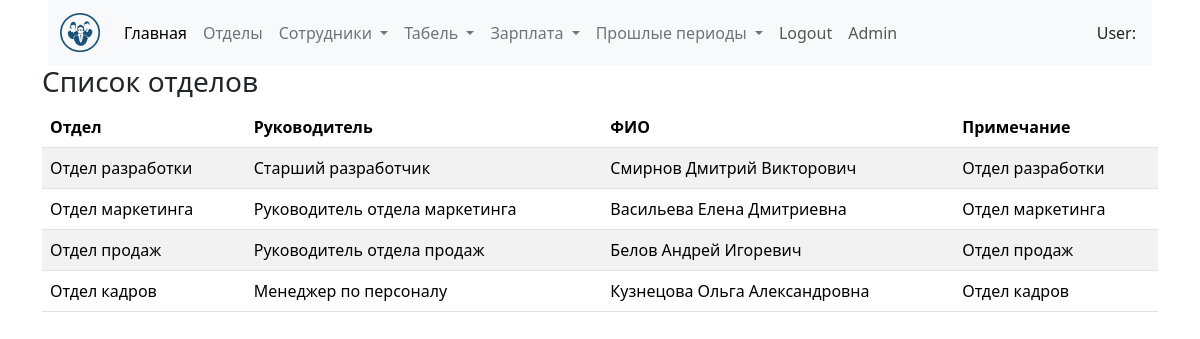
Screenshot of /department-list with the database file from the repository.
### hr_data/models.py (models this page shows, shortened)
class Department(models.Model):
    code = models.CharField(max_length=20, unique=True, verbose_name="Код отдела")
    name = models.CharField(max_length=100, unique=True, verbose_name="Отдел")
    description = models.TextField(null=True, blank=True, default="Без описания")
    manager_job_title = models.CharField(
        max_length=30, verbose_name="Должность руководителя", null=True, blank=True
    )
    manager_last_name = models.CharField(max_length=30, verbose_name="Фамилия")
    manager_first_name = models.CharField(max_length=30, verbose_name="Имя")
    manager_middle_name = models.CharField(
        max_length=30, verbose_name="Отчество", null=True, blank=True
    )
    created_date = models.DateField(auto_now_add=True, verbose_name="Создан", null=True)
    updated_date = models.DateField(auto_now=True, verbose_name="Изменен", null=True)
    class Meta:
        verbose_name = "Департамент"
        verbose_name_plural = "Департаменты"

### hr_data/views.py (the view)
# urls.py: path("department-list", DepartmentList.as_view(), name="department_list"),
class DepartmentList(ListView):
    model = Department
    template_name = "hr_data/dapartment_list.html"
    context_object_name = "items"

### hr_data/templates/hr_data/dapartment_list.html (shortened to what this page needs)
{% extends 'base.html' %}
{% load static %}
{% block content %}
<div class="container mr-1">
    <h3>Список отделов</h3>
    <table class="table table-striped">
        <thead>
            <tr>
                <th>Отдел</th>
                <th>Руководитель</th>
                <th>ФИО</th>
                <th>Примечание</th>
            </tr>
        </thead>
        <tbody>
            {% for item in items %}
            <tr>
                <td>{{ item.name }}</td>
                <td>{{ item.manager_job_title }}</td>
                <td>{{ item.manager_last_name}} {{ item.manager_first_name}} {{ item.manager_middle_name}}</td>
                <td>{{ item.description }}</td>
            </tr>
            {% endfor %}
        </tbody>
    </table>
</div>
{% endblock %}

### rows the page displays
Department: name "Отдел разработки", manager_job_title "Старший разработчик", manager_last_name "Смирнов", manager_first_name "Дмитрий", manager_middle_name "Викторович", description "Отдел разработки"
Department: name "Отдел маркетинга", manager_job_title "Руководитель отдела маркетинга", manager_last_name "Васильева", manager_first_name "Елена", manager_middle_name "Дмитриевна", description "Отдел маркетинга"
Department: name "Отдел продаж", manager_job_title "Руководитель отдела продаж", manager_last_name "Белов", manager_first_name "Андрей", manager_middle_name "Игоревич", description "Отдел продаж"
Department: name "Отдел кадров", manager_job_title "Менеджер по персоналу", manager_last_name "Кузнецова", manager_first_name "Ольга", manager_middle_name "Александровна", description "Отдел кадров"
